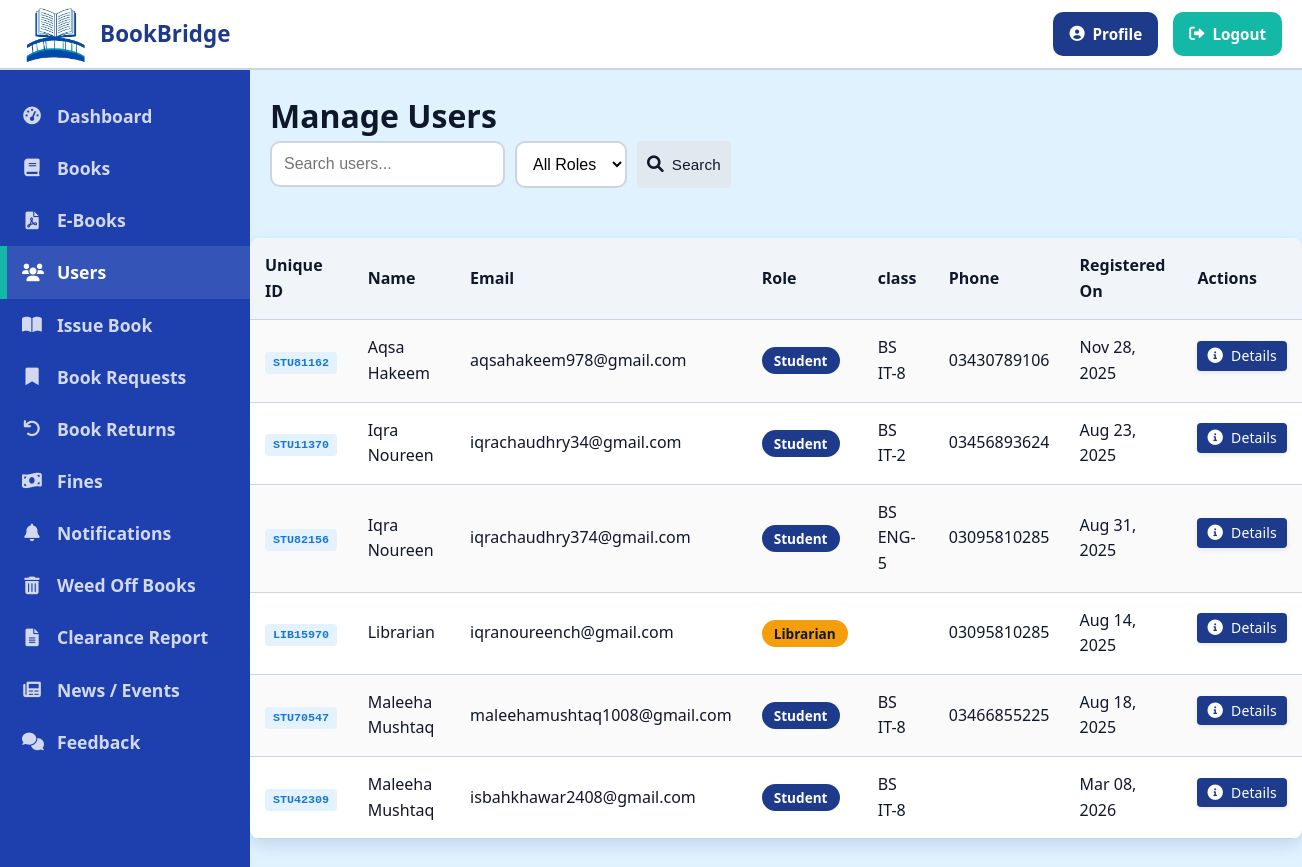
Screenshot of /librarian/users.php (signed in) with the database file from the repository.
### tables this page shows
CREATE TABLE `users` (
  `id` int(11) NOT NULL,
  `unique_id` varchar(20) DEFAULT NULL,
  `name` varchar(100) NOT NULL,
  `email` varchar(100) NOT NULL,
  `password` varchar(255) NOT NULL,
  `role` enum('librarian','student','faculty') NOT NULL,
  `class` varchar(100) DEFAULT NULL,
  `phone` varchar(20) DEFAULT NULL,
  `address` text DEFAULT NULL,
  `created_at` timestamp NOT NULL DEFAULT current_timestamp(),
  `approval_status` varchar(20) DEFAULT 'pending',
  `approved_at` timestamp NULL DEFAULT NULL,
  `rejected_at` timestamp NULL DEFAULT NULL,
  `email_verified` tinyint(1) DEFAULT 0,
  `email_verification_token` varchar(255) DEFAULT NULL
);

### librarian/users.php (the view, shortened to what this page needs)
<?php
include_once '../includes/header.php';
$search = isset($_GET['search']) ? trim($_GET['search']) : '';
$sql = "SELECT * FROM users WHERE 1=1";
$sql .= " ORDER BY name";
$stmt = $conn->prepare($sql);
$stmt->execute();
$result = $stmt->get_result();
$users = [];
while ($row = $result->fetch_assoc()) {
    $users[] = $row;
}
?>
<h1 class="page-title">Manage Users</h1>
    <div class="d-flex">
        <form action="" method="GET" class="d-flex">
            <div class="form-group mr-2" style="margin-bottom: 0; margin-right: 10px;">
                <input type="text" name="search" placeholder="Search users..." class="form-control" value="<?php echo htmlspecialchars($search); ?>">
            </div>
            <div class="form-group mr-2" style="margin-bottom: 0; margin-right: 10px;">
                <select name="role" class="form-control">
                    <option value="">All Roles</option>
                </select>
            </div>
            <button type="submit" class="btn btn-secondary">
                <i class="fas fa-search"></i> Search
            </button>
        </form>
    </div>
</div>
<div class="table-container" style="margin-top:30px";>
    <table class="table table-striped">
        <thead>
            <tr>
                <th>Unique ID</th>
                <th>Name</th>
                <th>Email</th>
                <th>Role</th>
                <th>class</th>
                <th>Phone</th>
                <th>Registered On</th>
                <th>Actions</th>
            </tr>
        </thead>
        <tbody>
            <?php if (count($users) > 0): ?>
                <?php foreach ($users as $user): ?>
                    <tr>
                        <td>
                            <span class="unique-id-badge"><?php echo htmlspecialchars($user['unique_id']); ?></span>
                        </td>
                        <td><?php echo htmlspecialchars($user['name']); ?></td>
                        <td><?php echo htmlspecialchars($user['email']); ?></td>
                        <td>
                            <?php
                            switch ($user['role']) {
                                case 'student':
                                    echo '<span class="badge badge-primary">Student</span>';
                                    break;
                                case 'librarian':
                                    echo '<span class="badge badge-warning">Librarian</span>';
                                    break;
                            }
                            ?>
                        </td>
                        <td><?php echo htmlspecialchars($user['class']); ?></td>
                        <td><?php echo htmlspecialchars($user['phone']); ?></td>
                        <td><?php echo date('M d, Y', strtotime($user['created_at'])); ?></td>
                        <td>
                            <a href="user_details.php?id=<?php echo $user['id']; ?>" style="margin-bottom:10px"; class="btn btn-sm btn-primary">
                                <i class="fas fa-info-circle"></i> Details
                            </a>
                        </td>
                    </tr>
                <?php endforeach; ?>
            <?php else: ?>
                <tr>
                    <td colspan="8" class="text-center">No users found.</td>
                </tr>
            <?php endif; ?>
        </tbody>
    </table>
</div>
<?php
include_once '../includes/footer.php';
?>

### css/style.css (style rules this page uses)
:root { --primary-color: #1E3A8A; --primary-light: #3B82F6; --primary-dark: #1E40AF; --secondary-color: #E0F2FE; --accent-color: #14B8A6; --success-color: #22C55E; --warning-color: #F59E0B; --danger-color: #EF4444; --text-color: #0F172A; --text-light: #64748B; --white: #FFFFFF; --gray-100: #F1F5F9; --gray-200: #E2E8F0; --gray-300: #CBD5E1; --gray-400: #94A3B8; --gray-500: #64748B; --border-radius: 10px; --box-shadow: 0 6px 16px rgba(30, 58, 138, 0.15); --transition: all 0.3s ease-in-out; }
* { margin: 0; padding: 0; box-sizing: border-box; }
body { font-family: 'Segoe UI', Tahoma, Geneva, Verdana, sans-serif; line-height: 1.6; color: var(--text-color); background-color: var(--secondary-color); }
a { text-decoration: none; color: var(--primary-color); transition: var(--transition); }
.d-flex { display: flex; }
.btn { display: inline-flex; align-items: center; justify-content: center; padding: 10px 20px; border: none; border-radius: var(--border-radius); cursor: pointer; font-weight: 500; transition: var(--transition); text-align: center; gap: 8px; font-size: 0.95em; line-height: 1.4; letter-spacing: 0.01em; white-space: nowrap; }
.btn i { font-size: 1.1em; }
.btn-primary { background-color: var(--primary-color); color: var(--white); box-shadow: 0 2px 4px rgba(13, 71, 161, 0.1); }
.btn-secondary { background-color: var(--gray-200); color: var(--text-color); }
.btn-sm { padding: 6px 12px; font-size: 0.875em; }
.form-group { margin-bottom: 20px; }
.form-control { width: 100%; padding: 12px; border: 2px solid var(--gray-300); border-radius: var(--border-radius); font-size: 1em; transition: var(--transition); background-color: var(--white); box-sizing: border-box; }
.table-container { overflow-x: auto; margin-bottom: 20px; background: var(--white); border-radius: var(--border-radius); box-shadow: var(--box-shadow); -webkit-overflow-scrolling: touch; }
.table { width: 100%; border-collapse: collapse; margin-bottom: 0; min-width: 600px; }
.table th, .table td { padding: 15px; text-align: left; border-bottom: 1px solid var(--gray-300); vertical-align: middle; }
.table th { background-color: var(--gray-100); font-weight: 600; color: var(--text-color); position: sticky; top: 0; z-index: 10; }
.table-striped tbody tr:nth-of-type(odd) { background-color: rgba(0, 0, 0, 0.02); }
.badge { display: inline-flex; align-items: center; padding: 4px 12px; border-radius: 50px; font-size: 0.85em; font-weight: 600; line-height: 1.4; white-space: nowrap; }
.badge-warning { background-color: var(--warning-color); color: var(--text-color); }
.badge-primary { background-color: var(--primary-color); color: var(--white); }
.mr-2 { margin-right: 0.5rem; }
.btn { padding: 5px 10px; border-radius: 4px; cursor: pointer; }
.unique-id-badge { background: #e3f2fd; color: #1976d2; padding: 4px 8px; border-radius: 4px; font-weight: 600; font-family: monospace; font-size: 0.9em; }

### rows the page displays
users: unique "STU81162", name "Aqsa Hakeem", email "aqsahakeem978@gmail.com", role "Student", class "BS IT-8", phone "03430789106", created_at "Nov 28, 2025"
users: unique "STU11370", name "Iqra Noureen", email "iqrachaudhry34@gmail.com", role "Student", class "BS IT-2", phone "03456893624", created_at "Aug 23, 2025"
users: unique "STU82156", name "Iqra Noureen", email "iqrachaudhry374@gmail.com", role "Student", class "BS ENG-5", phone "03095810285", created_at "Aug 31, 2025"
users: unique "LIB15970", name "Librarian", email "iqranoureench@gmail.com", role "Librarian", phone "03095810285", created_at "Aug 14, 2025"
users: unique "STU70547", name "Maleeha Mushtaq", email "maleehamushtaq1008@gmail.com", role "Student", class "BS IT-8", phone "03466855225", created_at "Aug 18, 2025"
users: unique "STU42309", name "Maleeha Mushtaq", email "isbahkhawar2408@gmail.com", role "Student", class "BS IT-8", created_at "Mar 08, 2026"
